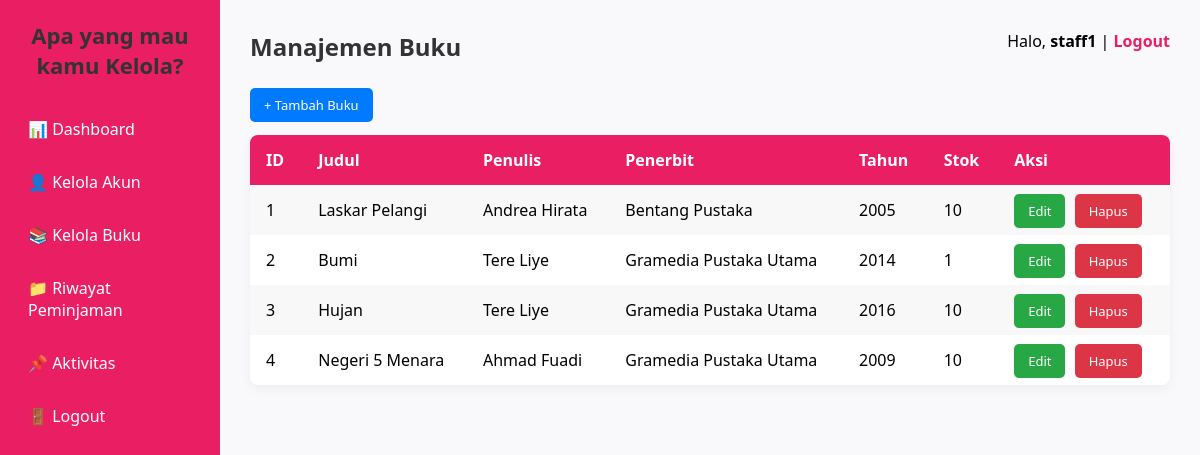
The page /manajemen_buku.php (signed in) on the database its author committed.
### tables this page shows
CREATE TABLE `t_buku` (
  `id_buku` int(11) NOT NULL,
  `judul` varchar(255) DEFAULT NULL,
  `penulis` varchar(100) DEFAULT NULL,
  `penerbit` varchar(100) DEFAULT NULL,
  `tahun_terbit` year(4) DEFAULT NULL,
  `stok` int(11) DEFAULT NULL,
  `create_by` int(11) DEFAULT NULL,
  `create_date` datetime DEFAULT current_timestamp(),
  `update_by` int(11) DEFAULT NULL,
  `update_date` datetime DEFAULT NULL ON UPDATE current_timestamp(),
  `gambar` varchar(255) DEFAULT NULL
);

### manajemen_buku.php (the view, shortened to what this page needs)
<!DOCTYPE html>
<html lang="id">
<head>
</head>
<body>
<div class="sidebar">
    <h2>Apa yang mau kamu Kelola?</h2>
    <a href="dashboard_admin.php">📊 Dashboard</a>
    <a href="manajemen_akun.php">👤 Kelola Akun</a>
    <a href="manajemen_buku.php">📚 Kelola Buku</a>
    <a href="laporan_peminjaman.php">📁 Riwayat Peminjaman</a>
    <a href="aktivitas.php">📌 Aktivitas</a>
    <a href="logout.php">🚪 Logout</a>
</div>
<div class="main">
    <div class="topbar">
        <h2>Manajemen Buku</h2>
        <div>
            Halo, <strong><?= $_SESSION['username'] ?></strong> |
            <a class="logout" href="logout.php">Logout</a>
        </div>
    </div>
    <a href="tambah_buku.php" class="btn btn-tambah">+ Tambah Buku</a>
    <table>
        <tr>
            <th>ID</th>
            <th>Judul</th>
            <th>Penulis</th>
            <th>Penerbit</th>
            <th>Tahun</th>
            <th>Stok</th>
            <th>Aksi</th>
        </tr>
        <?php
        $result = mysqli_query($conn, "SELECT * FROM t_buku");
        while ($buku = mysqli_fetch_assoc($result)) {
            echo "<tr>
                    <td>{$buku['id_buku']}</td>
                    <td>{$buku['judul']}</td>
                    <td>{$buku['penulis']}</td>
                    <td>{$buku['penerbit']}</td>
                    <td>{$buku['tahun_terbit']}</td>
                    <td>{$buku['stok']}</td>
                    <td>
                        <a href='edit_buku.php?id={$buku['id_buku']}' class='btn btn-edit'>Edit</a>
                        <a href='hapus_buku.php?id={$buku['id_buku']}' class='btn btn-hapus' onclick='return confirm(\"Hapus buku ini?\")'>Hapus</a>
                    </td>
                </tr>";
        }
        ?>
    </table>
</div>
</body>
</html>

### manajemen_buku.php (style rules this page uses)
* { font-family: 'Segoe UI', sans-serif; box-sizing: border-box; margin: 0; padding: 0; }
body { display: flex; background-color: #f9f9fb; }
.sidebar { width: 220px; background-color: #e91e63; color: white; padding: 20px; height: 100vh; }
.sidebar h2 { margin-bottom: 30px; font-size: 22px; text-align: center; }
.sidebar a { display: block; margin: 15px 0; color: white; text-decoration: none; padding: 8px; border-radius: 6px; }
.main { flex: 1; padding: 30px; }
h2 { margin-bottom: 20px; color: #333; }
.btn-tambah { background-color: #007bff; color: white; padding: 10px 16px; text-decoration: none; border-radius: 6px; font-size: 14px; }
table { width: 100%; border-collapse: collapse; background-color: white; margin-top: 20px; border-radius: 8px; box-shadow: 0px 4px 12px rgba(0, 0, 0, 0.05); overflow: hidden; }
th, td { padding: 14px 16px; text-align: left; }
th { background-color: #e91e63; color: white; }
tr:nth-child(even) { background-color: #f8f8f8; }
.btn { padding: 8px 14px; border: none; border-radius: 5px; color: white; font-size: 13px; cursor: pointer; text-decoration: none; margin-right: 5px; }
.btn-edit { background-color: #28a745; }
.btn-hapus { background-color: #dc3545; }
.topbar { display: flex; justify-content: space-between; margin-bottom: 10px; }
.logout { color: #e91e63; font-weight: bold; text-decoration: none; }

### rows shown on the page
t_buku: id_buku "1", judul "Laskar Pelangi", penulis "Andrea Hirata", penerbit "Bentang Pustaka", tahun_terbit "2005", stok "10"
t_buku: id_buku "2", judul "Bumi", penulis "Tere Liye", penerbit "Gramedia Pustaka Utama", tahun_terbit "2014", stok "1"
t_buku: id_buku "3", judul "Hujan", penulis "Tere Liye", penerbit "Gramedia Pustaka Utama", tahun_terbit "2016", stok "10"
t_buku: id_buku "4", judul "Negeri 5 Menara", penulis "Ahmad Fuadi", penerbit "Gramedia Pustaka Utama", tahun_terbit "2009", stok "10"

### other values the page prints
$_SESSION['username'] "staff1"
